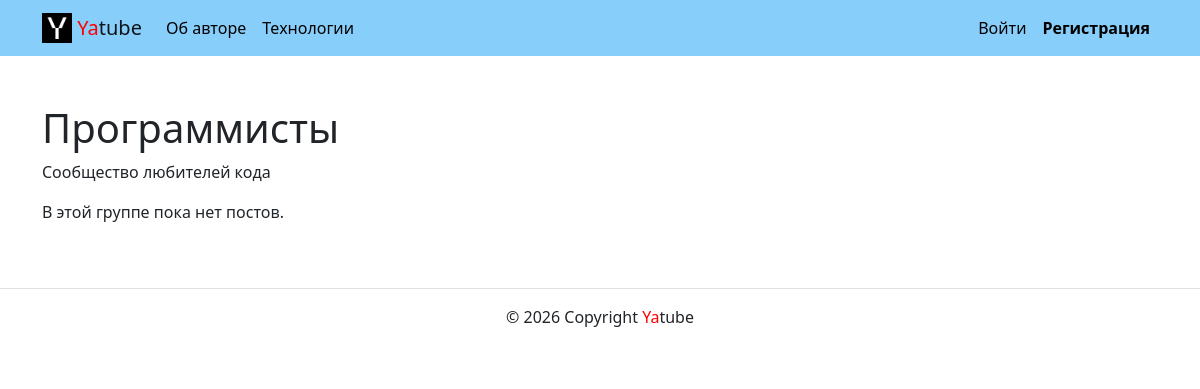
Page /group/programming/ on the earlier database version.
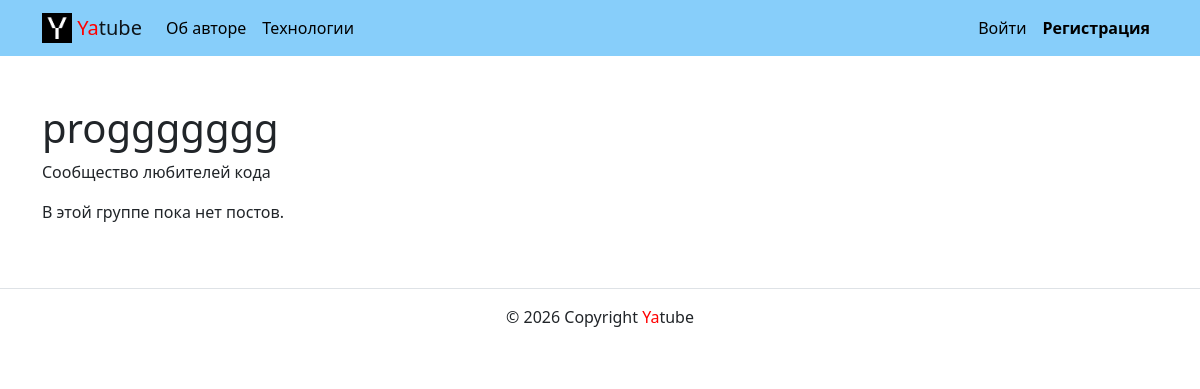
Same page on the later database version.
### posts/models.py (models this page shows, shortened)
class Group(models.Model):
    title = models.CharField(max_length=200)  # Название группы
    slug = models.SlugField(unique=True)      # Уникальный адрес для URL
    description = models.TextField()           # Описание группы

### posts/views.py (the view)
# urls.py: path('group/<slug:slug>/', views.group_posts, name='group_list'),
def group_posts(request, slug):
    group = get_object_or_404(Group, slug=slug)
    post_list = Post.objects.filter(group=group).order_by('-pub_date')
    paginator = Paginator(post_list, 10)
    page_number = request.GET.get('page')
    page_obj = paginator.get_page(page_number)
    context = {
        'group': group,
        'page_obj': page_obj,
    }
    return render(request, 'posts/group_list.html', context)

### core/context_processors/year.py (called while the page is built)
def year(request):
    return {
        'year': datetime.now().year
    }

### templates/posts/group_list.html (shortened to what this page needs)
{% extends 'base.html' %}
{% block content %}
  <h1>{{ group.title }}</h1>
  <p>{{ group.description }}</p>
  {% for post in page_obj %}
    <article class="mb-3">
      <ul class="list-unstyled">
        <li>
          Автор: <a href="{% url 'posts:profile' post.author.username %}"><strong>{{ post.author.get_full_name }}</strong></a>
        </li>
        <li>
          Дата публикации: <em>{{ post.pub_date|date:"d E Y" }}</em>
        </li>
      </ul>
      <p>{{ post.text }}</p>
      <a href="{% url 'posts:post_detail' post.id %}">подробнее</a>
    </article>
    {% if not forloop.last %}<hr>{% endif %}
  {% empty %}
    <p>В этой группе пока нет постов.</p>
  {% endfor %}
{% endblock %}

Differences in the rows shown:
changed Group "Сообщество любителей кода": title "Программисты" → "proggggggg"
